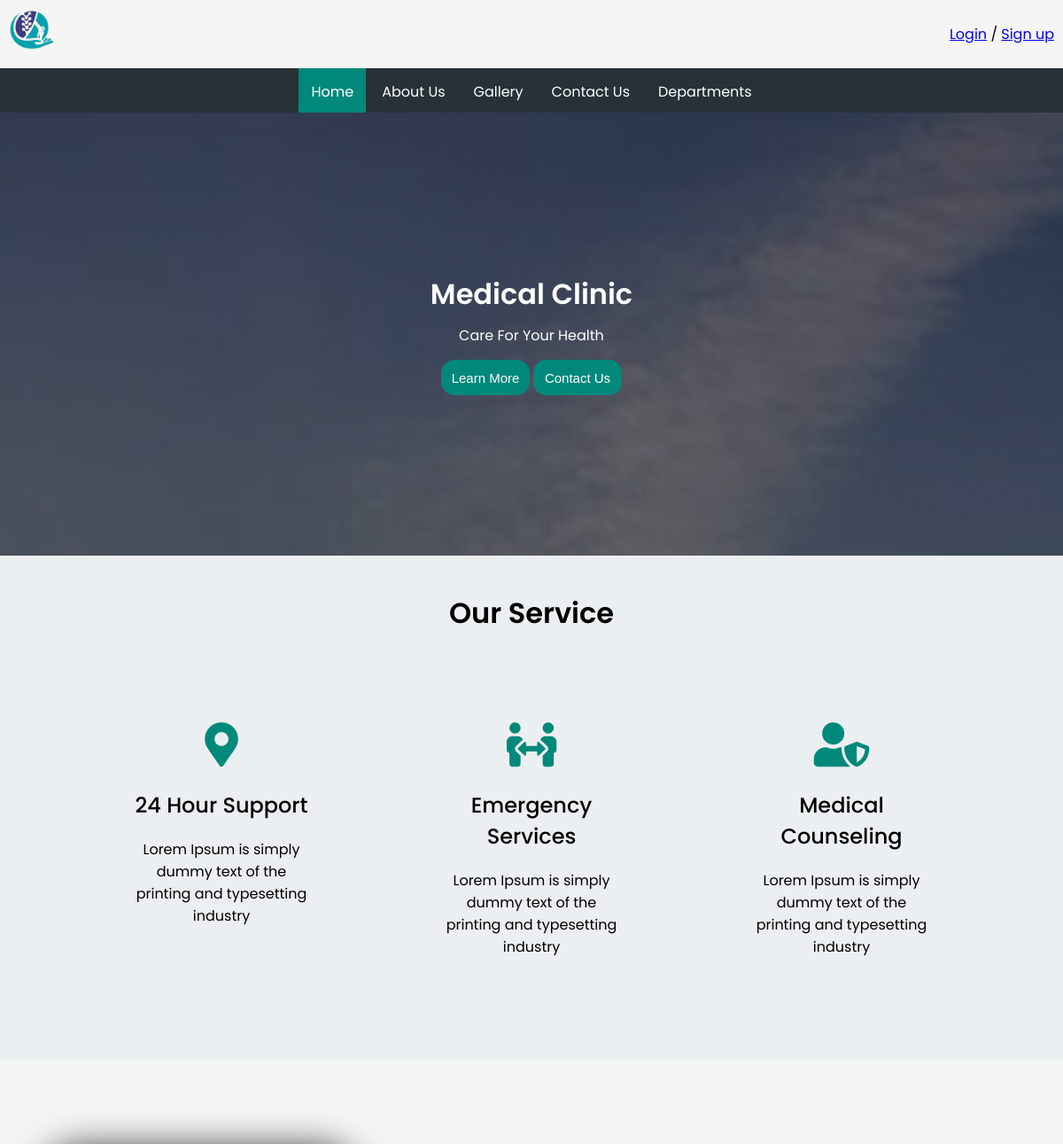
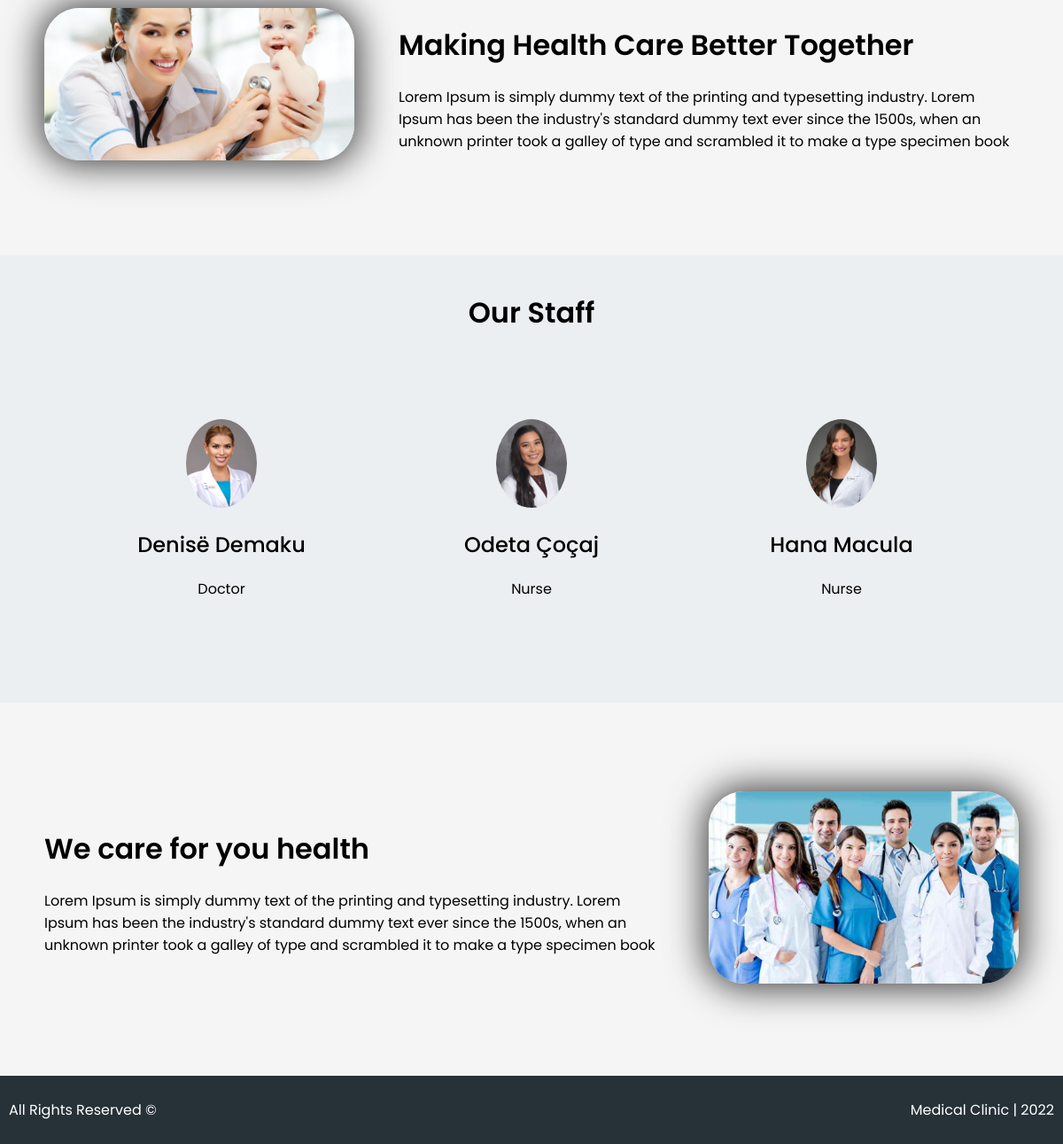
The page / on the database its author committed (2 pictures, top to bottom).
### tables this page shows
CREATE TABLE `section1` (
  `id` int(11) NOT NULL,
  `title` text NOT NULL,
  `smalltitle` text NOT NULL,
  `button1` text NOT NULL,
  `button2` text NOT NULL
);

CREATE TABLE `ourservices` (
  `id` int(11) NOT NULL,
  `ourservicesmaintitle` text NOT NULL,
  `ourservicestitleone` text NOT NULL,
  `ourservicesdescone` text NOT NULL,
  `ourservicestitletwo` text NOT NULL,
  `ourservicesdesctwo` text NOT NULL,
  `ourservicestitlethree` text NOT NULL,
  `ourservicesdescthree` text NOT NULL
);

CREATE TABLE `section2` (
  `id` int(5) NOT NULL,
  `title` text NOT NULL,
  `description` text NOT NULL
);

CREATE TABLE `ourstaff` (
  `id` int(11) NOT NULL,
  `title` text NOT NULL,
  `staff1name` text NOT NULL,
  `staff1position` text NOT NULL,
  `staff2Name` text NOT NULL,
  `staff2position` text NOT NULL,
  `staff3name` text NOT NULL,
  `staff3position` text NOT NULL
);

CREATE TABLE `section3` (
  `id` int(11) NOT NULL,
  `title` text NOT NULL,
  `description` text NOT NULL
);

### classes/DBConnection.class.php (called while the page is built)
<?php
class DBConnection
{
    private $host = 'localhost';
    private $dbname = 'medicalclinic';
    private $username = 'root';
    private $password = '';
    public function getConnection()
    {
        try {
            $pdo = new PDO("mysql:host=$this->host;dbname=$this->dbname", "$this->username", "$this->password");
            $pdo->setAttribute(PDO::ATTR_ERRMODE, PDO::ERRMODE_EXCEPTION);
        } catch (PDOException $e) {
            echo $e->getMessage();
            return null;
        }
        return $pdo;
    }
}

### classes/Home.class.php (the view, shortened to what this page needs)
<?php
class Home {
  public function SectionOneTitle() {
    $this->connection = new DBConnection();
    $this->query = "SELECT title FROM section1";
    if ($this->result = $this->connection->getConnection()->query($this->query)) {
        while ($this->row = $this->result->fetch(PDO::FETCH_ASSOC)) {
            echo ($this->row["title"]);
        }
      }
  }
  public function SectionOneSmallTitle() {
    $this->connection = new DBConnection();
    $this->query = "SELECT smalltitle FROM section1";
    if ($this->result = $this->connection->getConnection()->query($this->query)) {
        while ($this->row = $this->result->fetch(PDO::FETCH_ASSOC)) {
            echo ($this->row["smalltitle"]);
        }
      }
  }
  public function SectionOneButtonOne() {
    $this->connection = new DBConnection();
    $this->query = "SELECT button1 FROM section1";
    if ($this->result = $this->connection->getConnection()->query($this->query)) {
        while ($this->row = $this->result->fetch(PDO::FETCH_ASSOC)) {
            echo ($this->row["button1"]);
        }
      }
  }
  public function SectionOneButtonTwo() {
    $this->connection = new DBConnection();
    $this->query = "SELECT button2 FROM section1";
    if ($this->result = $this->connection->getConnection()->query($this->query)) {
        while ($this->row = $this->result->fetch(PDO::FETCH_ASSOC)) {
            echo ($this->row["button2"]);
        }
      }
  }
  public function OurServicesTitle() {
    $this->connection = new DBConnection();
    $this->query = "SELECT ourservicesmaintitle FROM ourservices";
    if ($this->result = $this->connection->getConnection()->query($this->query)) {
        while ($this->row = $this->result->fetch(PDO::FETCH_ASSOC)) {
            echo ($this->row["ourservicesmaintitle"]);
        }
      }
  }
  public function OurServicesTitleOne() {
    $this->connection = new DBConnection();
    $this->query = "SELECT ourservicestitleone FROM ourservices";
    if ($this->result = $this->connection->getConnection()->query($this->query)) {
        while ($this->row = $this->result->fetch(PDO::FETCH_ASSOC)) {
            echo ($this->row["ourservicestitleone"]);
        }
      }
  }
  public function OurServicesDescOne() {
    $this->connection = new DBConnection();
    $this->query = "SELECT ourservicesdescone FROM ourservices";
    if ($this->result = $this->connection->getConnection()->query($this->query)) {
        while ($this->row = $this->result->fetch(PDO::FETCH_ASSOC)) {
            echo ($this->row["ourservicesdescone"]);
        }
      }
  }
  public function OurServicesTitleTwo() {
    $this->connection = new DBConnection();
    $this->query = "SELECT ourservicestitletwo FROM ourservices";
    if ($this->result = $this->connection->getConnection()->query($this->query)) {
        while ($this->row = $this->result->fetch(PDO::FETCH_ASSOC)) {
            echo ($this->row["ourservicestitletwo"]);
        }
      }
  }
  public function OurServicesDescTwo() {
    $this->connection = new DBConnection();
    $this->query = "SELECT ourservicesdesctwo FROM ourservices";
    if ($this->result = $this->connection->getConnection()->query($this->query)) {
        while ($this->row = $this->result->fetch(PDO::FETCH_ASSOC)) {
            echo ($this->row["ourservicesdesctwo"]);
        }
      }
  }
  public function OurServicesTitleThree() {
    $this->connection = new DBConnection();
    $this->query = "SELECT ourservicestitlethree FROM ourservices";
    if ($this->result = $this->connection->getConnection()->query($this->query)) {
        while ($this->row = $this->result->fetch(PDO::FETCH_ASSOC)) {
            echo ($this->row["ourservicestitlethree"]);
        }
      }
  }
  public function OurServicesDescThree() {
    $this->connection = new DBConnection();
    $this->query = "SELECT ourservicesdescthree FROM ourservices";
    if ($this->result = $this->connection->getConnection()->query($this->query)) {
        while ($this->row = $this->result->fetch(PDO::FETCH_ASSOC)) {
            echo ($this->row["ourservicesdescthree"]);
        }
      }
  }
  public function SectionTwoTitle() {
    $this->connection = new DBConnection();
    $this->query = "SELECT title FROM section2";
    if ($this->result = $this->connection->getConnection()->query($this->query)) {
        while ($this->row = $this->result->fetch(PDO::FETCH_ASSOC)) {
            echo ($this->row["title"]);
        }
      }
  }
  public function SectionTwoDesc() {
    $this->connection = new DBConnection();
    $this->query = "SELECT description FROM section2";
    if ($this->result = $this->connection->getConnection()->query($this->query)) {
        while ($this->row = $this->result->fetch(PDO::FETCH_ASSOC)) {
            echo ($this->row["description"]);
        }
      }
  }
  public function OurStaffTitle() {
    $this->connection = new DBConnection();
    $this->query = "SELECT title FROM ourstaff";
    if ($this->result = $this->connection->getConnection()->query($this->query)) {
        while ($this->row = $this->result->fetch(PDO::FETCH_ASSOC)) {
            echo ($this->row["title"]);
        }
      }
  }
  public function OurStaff1Name() {
    $this->connection = new DBConnection();
    $this->query = "SELECT staff1name FROM ourstaff";
    if ($this->result = $this->connection->getConnection()->query($this->query)) {
        while ($this->row = $this->result->fetch(PDO::FETCH_ASSOC)) {
            echo ($this->row["staff1name"]);
        }
      }
  }
  public function OurStaff1position() {
    $this->connection = new DBConnection();
    $this->query = "SELECT staff1position FROM ourstaff";
    if ($this->result = $this->connection->getConnection()->query($this->query)) {
        while ($this->row = $this->result->fetch(PDO::FETCH_ASSOC)) {
            echo ($this->row["staff1position"]);
        }
      }
  }
  public function OurStaff2Name() {
    $this->connection = new DBConnection();
    $this->query = "SELECT staff2name FROM ourstaff";
    if ($this->result = $this->connection->getConnection()->query($this->query)) {
        while ($this->row = $this->result->fetch(PDO::FETCH_ASSOC)) {
            echo ($this->row["staff2name"]);
        }
      }
  }
  public function OurStaff2position() {
    $this->connection = new DBConnection();
    $this->query = "SELECT staff2position FROM ourstaff";
    if ($this->result = $this->connection->getConnection()->query($this->query)) {
        while ($this->row = $this->result->fetch(PDO::FETCH_ASSOC)) {
            echo ($this->row["staff2position"]);
        }
      }
  }
  public function OurStaff3Name() {
    $this->connection = new DBConnection();
    $this->query = "SELECT staff3name FROM ourstaff";
    if ($this->result = $this->connection->getConnection()->query($this->query)) {
        while ($this->row = $this->result->fetch(PDO::FETCH_ASSOC)) {
            echo ($this->row["staff3name"]);
        }
      }
  }
  public function OurStaff3position() {
    $this->connection = new DBConnection();
    $this->query = "SELECT staff3position FROM ourstaff";
    if ($this->result = $this->connection->getConnection()->query($this->query)) {
        while ($this->row = $this->result->fetch(PDO::FETCH_ASSOC)) {
            echo ($this->row["staff3position"]);
        }
      }
  }
  public function SectionThreeTitle() {
    $this->connection = new DBConnection();
    $this->query = "SELECT title FROM section3";
    if ($this->result = $this->connection->getConnection()->query($this->query)) {
        while ($this->row = $this->result->fetch(PDO::FETCH_ASSOC)) {
            echo ($this->row["title"]);
        }
      }
  }
}

### index.php (shortened to what this page needs)
<?php
$home = new Home();
?>
<!DOCTYPE html>
<html>
<head>
    <link rel="stylesheet" type="text/css" href="css/style.css">
    <link rel="stylesheet" type="text/css" href="css/style600.css">
    <link rel="stylesheet" type="text/css" href="https://cdnjs.cloudflare.com/ajax/libs/font-awesome/5.13.0/css/all.min.css">
</head>
<body>
<div class="content">
<div class="header">
        <a href="index.php"><img src="img/logom.png" width="50px" height="50px"></a>
        <?php if(isset($_SESSION['name'])): ?>
        <p>Welcome, <?php echo $_SESSION['name'];?>
        <?php if($_SESSION['user_type'] == "admin" ): ?>
            <a href="admin.php">(Admin Panel)</a>
        <?php endif; ?>
        / <a href="logout.php">Logout</a></p>
    <?php else: ?>
        <p><a href="login.php">Login</a> / <a href="signup.php">Sign up</a></p>
    <?php endif; ?>
    </div>
    <div class="headermenu" id="headermenuid">
        <ul>
        <li id="active"><a href="index.php">Home</a></li>
        <li><a href="about.php">About Us</a></li>
        <li><a href="gallery.php">Gallery</a></li>
        <li><a href="contact.php">Contact Us</a></li>
        <li><a href="department.php">Departments</a></li>
        </ul>
    </div>
    <div class="section1">
        <div class="section1content">
        <h1><?php $home->SectionOneTitle(); ?></h1>
        <p><?php $home->SectionOneSmallTitle(); ?></p>
        <button id="button" onclick="location.href='about.php'" type="button"><?php $home->SectionOneButtonOne(); ?></button>
        <button id="button" onclick="location.href='contact.php'" type="button"><?php $home->SectionOneButtonTwo(); ?></button>
        </div>
    </div>
    <div class="section2">
        <h1><?php $home->OurServicesTitle(); ?></h1>
        <div class="listingrow">
        <div class="ourservices">
        <span style="font-size: 50px; color: #00897b;">
        <i class="fas fa-map-marker-alt"></i>
        </span>
        <h2><?php $home->OurServicesTitleOne();?></h2>
        <p><?php $home->OurServicesDescOne(); ?></p>
        </div>
        <div class="ourservices">
        <span style="font-size: 50px; color: #00897b;">
        <i class="fas fa-people-arrows"></i>
        </span>
        <h2><?php $home->OurServicesTitleTwo(); ?></h2>
        <p><?php $home->OurServicesDescTwo(); ?></p>
        </div>
        <div class="ourservices">
        <span style="font-size: 50px; color: #00897b;">
        <i class="fas fa-user-shield"></i>
        </span>
        <h2><?php $home->OurServicesTitleThree(); ?></h2>
        <p><?php $home->OurServicesDescThree(); ?></p>
        </div>
        </div>
    </div>
    <div class="section3">
        <div class="section3photo">
        <img id="section3photo" src="img/section3photo.jpg">
        </div>
        <div class="section3info">
        <h1><?php $home->SectionTwoTitle(); ?></h1>
        <p><?php $home->SectionTwoDesc(); ?></p>
        </div>
    </div>
    <div class="section4">
        <h1><?php $home->OurStaffTitle(); ?></h1>
        <div class="listingrow">
        <div class="ourservices">
        <img class="person" src="img/people/dr1.jpg">
        <h2><?php $home->OurStaff1Name(); ?></h2>
        <p><?php $home->OurStaff1position(); ?></p>
        </div>
        <div class="ourservices">
        <img class="person" src="img/people/dr2.png">
        <h2><?php $home->OurStaff2Name(); ?></h2>
        <p><?php $home->OurStaff2position(); ?></p>
        </div>
        <div class="ourservices">
       <img class="person" src="img/people/dr3.jpg">
        <h2><?php $home->OurStaff3Name(); ?></h2>
        <p><?php $home->OurStaff3position(); ?></p>
        </div>
        </div>
    </div>
    <div class="section5">
        <div class="section5info">
        <h1><?php $home->SectionThreeTitle(); ?></h1>
        <p><?php $home->SectionTwoDesc(); ?></p>
        </div>
        <div class="section5photo">
        <img id="section5photo" src="img/section5photo.jpg">
        </div>
    </div>
</div>
<?php include 'footer.php'?>

### footer.php (shortened to what this page needs)
<div class="footer">
        <p>All Rights Reserved &copy;</p>
       <p> Medical Clinic | 2022</p>
    </div>
</body>
</html>

### css/style.css (style rules this page uses)
h1 { font-family: 'Poppins', sans-serif; font-weight: 600; }
h2 { font-family: 'Poppins', sans-serif; font-weight: 500; }
p { font-family: 'Poppins', sans-serif; font-weight: 400; }
a { font-family: 'Poppins', sans-serif;font-weight: 400; }
body { display: flex; flex-direction: column; height: 100vh; padding: 0px; margin: 0px; -webkit-font-smoothing: subpixel-antialiased; }
.content { flex: 1 0 auto; background-color: #f5f5f5; }
.header { display: flex; justify-content: space-between; padding: 10px; }
.headermenu { display: flex; height: 50px; width: 100%; background-color: #263238; justify-content: center; flex-wrap: nowrap; }
.headermenu ul { list-style-type: none; margin: 0; padding: 0; }
.headermenu li { display: inline-flex; height: 100%; }
.headermenu li a { display: block; color: white; text-align: center; padding: 14px; text-decoration: none; }
#active { background-color: #00897b; }
.section1 { display: flex; background-image: linear-gradient(rgba(0, 0, 0, 0.5), rgba(0, 0, 0, 0.5)), url("../img/clinic.jpg"); background-position: center; background-repeat: no-repeat; background-size: cover; background-attachment: fixed; position: relative; height: 500px; justify-content: center; align-items: center; }
.section1content { text-align: center; flex-wrap: wrap; }
.section1content h1 { padding: 0px; margin: 0px 0px 10px 0px; color: white; }
.section1content p { padding: 0px; margin: 0px 0px 10px 0px; color: white; }
#button { background-color: #00897b; border: none; border-radius: 15px; color: white; width: 100px; height: 40px; text-align: center; text-decoration: none; font-size: 15px; margin-top: 5px; -webkit-appearance: none; }
.section2 { display: flex; flex-direction: column; background-color: #eceff1; text-align: center; }
.section2 h1 { padding-top: 20px; }
.ourservices { padding: 75px 0px 100px 0px; width: 200px; text-align: center; color: black; }
.listingrow { display: flex; align-items: stretch; justify-content: space-evenly; flex-wrap: wrap; height: auto; }
.section3 { display: flex; flex-direction: row; padding: 100px 0px 100px 0px; justify-content: center; align-items: center; }
.section3photo { padding: 0px 50px 0px 50px; }
#section3photo { width: 100%; min-width: 30vh; max-width: 50vh; border-radius: 40px; -webkit-box-shadow: 0px 0px 40px 5px rgba(0,0,0,0.75); -moz-box-shadow: 0px 0px 40px 5px rgba(0,0,0,0.75); box-shadow: 0px 0px 40px 5px rgba(0,0,0,0.75); }
.section3info { padding-right: 50px; max-width: 700px; }
.section4 { display: flex; flex-direction: column; background-color: #eceff1; text-align: center; }
.section4 h1 { padding-top: 20px; }
.person { height: 100px; border-radius: 50%; }
.section5 { display: flex; flex-direction: row; padding: 100px 0px 100px 0px; justify-content: center; align-items: center; }
.section5photo { padding: 0px 50px 0px 50px; }
#section5photo { width: 100%; min-width: 30vh; max-width: 50vh; border-radius: 40px; -webkit-box-shadow: 0px 0px 40px 5px rgba(0,0,0,0.75); -moz-box-shadow: 0px 0px 40px 5px rgba(0,0,0,0.75); box-shadow: 0px 0px 40px 5px rgba(0,0,0,0.75); }
.section5info { padding-left: 50px; max-width: 700px; }
.footer { display: flex; flex-shrink: 0; background-color:#263238; color: white; justify-content: space-between; padding: 10px; }
::placeholder { color: white; opacity: 1; }

### rows shown on the page
section1: title "Medical Clinic", smalltitle "Care For Your Health", button1 "Learn More", button2 "Contact Us"
ourservices: ourservicesmaintitle "Our Service", ourservicestitleone "24 Hour Support", ourservicesdescone "Lorem Ipsum is simply dummy text of the printing and typesetting industry", ourservicestitletwo "Emergency Services", ourservicesdesctwo "Lorem Ipsum is simply dummy text of the printing and typesetting industry", ourservicestitlethree "Medical Counseling", ourservicesdescthree "Lorem Ipsum is simply dummy text of the printing and typesetting industry"
section2: title "Making Health Care Better Together", description "Lorem Ipsum is simply dummy text of the printing and typesetting industry. Lorem Ipsum has been the industry's standard dummy text ever since the 1500s, when an unknown printer took a galley of type and scrambled it to make a type specimen book"
ourstaff: title "Our Staff", staff1name "Denisë Demaku", staff1position "Doctor", staff2Name "Odeta Çoçaj", staff2position "Nurse", staff3name "Hana Macula", staff3position "Nurse"
section3: title "We care for you health"
